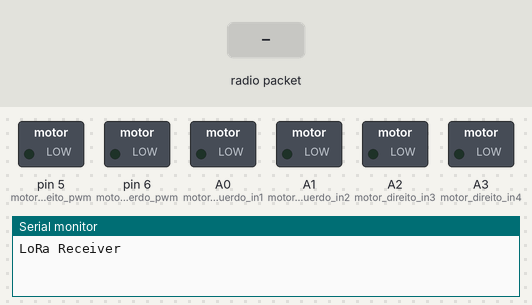
A sketch run on a simulated Arduino Uno, built with avr-gcc and run on an emulated ATmega328P. On the bench: switched loads named in the sketch (green lamp = pin HIGH), the last lines printed to the serial monitor. The test bench sets the inputs (shaded band). No radio packets arrive unless stated.

Above: at 1.2 s.
1.3 s: radio packet "5" arrives
At 2.3 s:
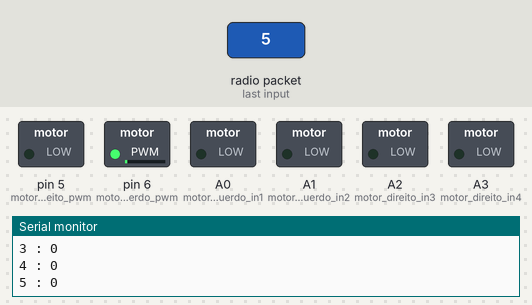
2.8 s: radio packet "90" arrives
At 3.4 s:
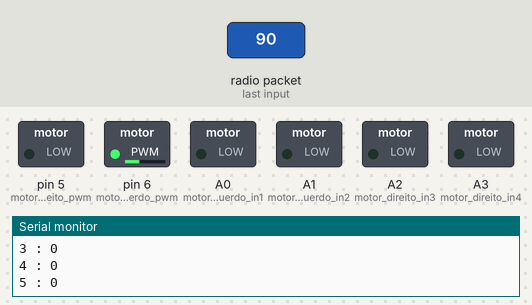
4.3 s: radio packet "200" arrives
At 4.6 s:
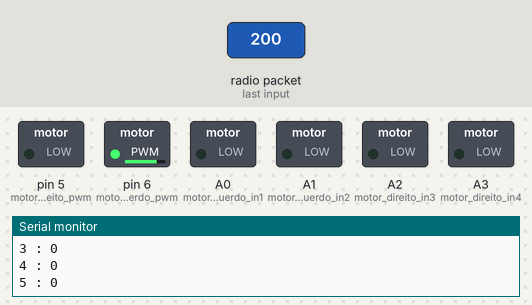
Timing chart, 0 to 7.3 s (numbered marks = the images above; inputs shaded):
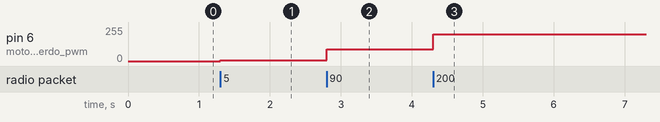

Measured:
- after the input at 1.3 s, pin 6 (motor_esquerdo_pwm): 0/255 → 5/255 at once
- after the input at 2.8 s, pin 6 (motor_esquerdo_pwm): 5/255 → 90/255 at once
- after the input at 4.3 s, pin 6 (motor_esquerdo_pwm): 90/255 → 200/255 at once

The sketch:

carrinho.ino
```cpp
#include <SPI.h>
#include <LoRa.h>
#include <string.h>
#include <stdlib.h>

#define motor_esquerdo_pwm 6
#define motor_esquerdo_in1 A0
#define motor_esquerdo_in2 A1

#define motor_direito_pwm 5
#define motor_direito_in3 A2
#define motor_direito_in4 A3

char comando_bruto[100];
int fila_comandos[100];

void pacote_recebido();
void executar_comando(int *comando);
void checar_conexao();

void setup()
{
    Serial.begin(9600);
    while (!Serial)
        ;

    Serial.println("LoRa Receiver");

    if (!LoRa.begin(433E6))
    {
        Serial.println("Starting LoRa failed!");
        while (1)
            ;
    }

    // attachInterrupt(2, executar_comando, )

    /* Aqui definimos os pinos que serão utilizados */
    pinMode(motor_esquerdo_pwm, OUTPUT);
    pinMode(motor_esquerdo_in1, OUTPUT);
    pinMode(motor_esquerdo_in2, OUTPUT);
    pinMode(motor_direito_pwm, OUTPUT);
    pinMode(motor_direito_in3, OUTPUT);
    pinMode(motor_direito_in4, OUTPUT);

    digitalWrite(motor_esquerdo_in1, LOW);
    digitalWrite(motor_esquerdo_in2, LOW);
    digitalWrite(motor_direito_in3, LOW);
    digitalWrite(motor_direito_in4, LOW);
}

void loop()
{
    // try to parse packet
    int packetSize = LoRa.parsePacket();
    if (packetSize)
    {
        // received a packet
        //Serial.println("Received packet '");

        // read packet
        int comando_index = 0;


        while (LoRa.available())
        {
            comando_bruto[comando_index] = (char)LoRa.read();
            comando_index += 1;
        }

        //Serial.println(comando_bruto);
        char *pch = strtok(comando_bruto, " \n");
        comando_index = 0;

        while (pch != NULL)
        {
            // sprintf(serial_string,"%s\n", pch);
            // Serial.print(serial_string);

            fila_comandos[comando_index] = atoi(pch);

            pch = strtok(NULL, " \n");
            comando_index++;
        }

        executar_comando(fila_comandos);
        memset(fila_comandos, 0, 100);
        memset(comando_bruto, 0, 100);
    }
}

void executar_comando(int *comando)
{
    for (int i = 0; i < 6; i++)
    {
        Serial.print(i);
        Serial.print(" : ");
        Serial.println(comando[i]);
    }

    analogWrite(motor_esquerdo_pwm, comando[0]);
    digitalWrite(motor_esquerdo_in1, comando[1]);
    digitalWrite(motor_esquerdo_in2, comando[2]);

    analogWrite(motor_direito_pwm, comando[3]);
    digitalWrite(motor_direito_in3, comando[4]);
    digitalWrite(motor_direito_in4, comando[5]);
}
```
